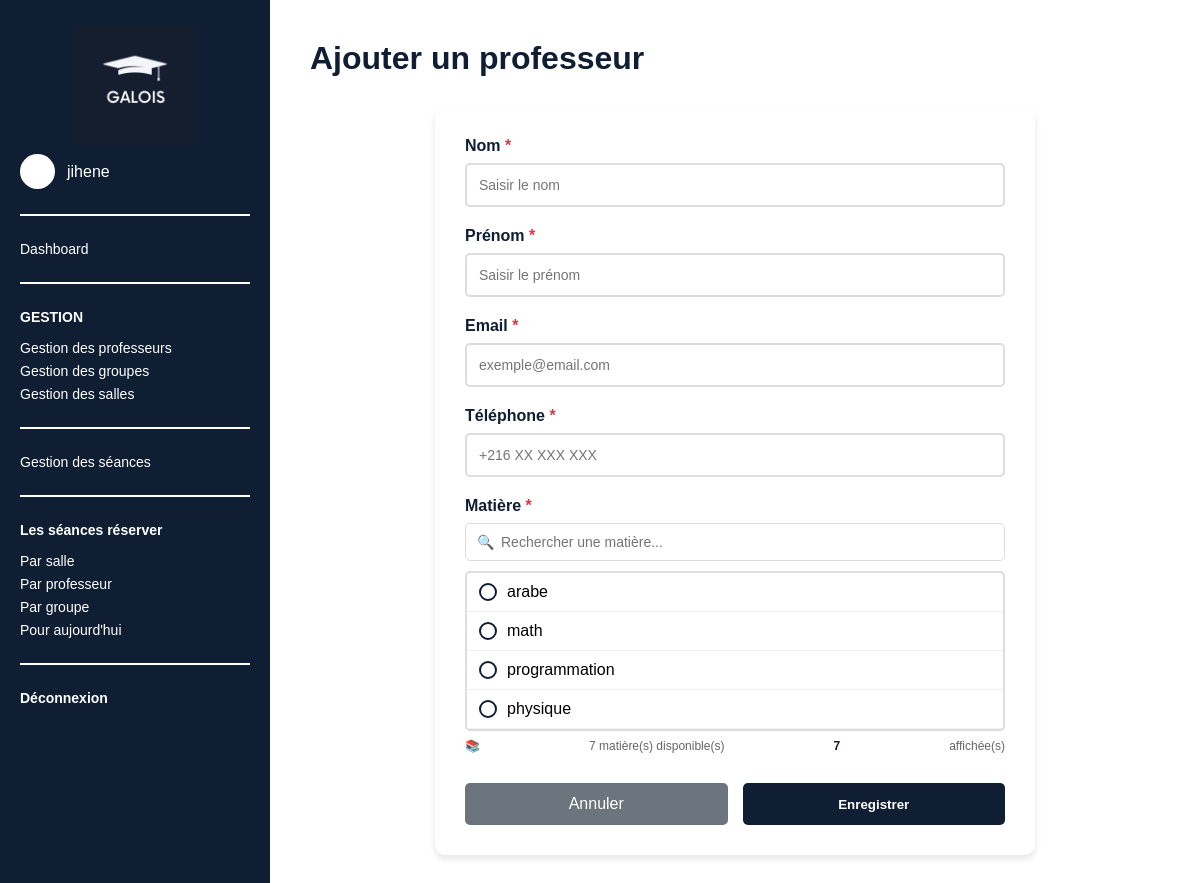
Page /professeurs/ajouter/ (signed in) on the committed database.
### emploi_du_temps/models.py (models this page shows, shortened)
class Matiere(models.Model):
    nom = models.CharField(max_length=100, unique=True)

### emploi_du_temps/views.py (the view)
# urls.py: path('professeurs/ajouter/', views.ajouter_professeur, name='ajouter_professeur'),
@login_required
def ajouter_professeur(request):
    if request.method == 'POST':
        form = ProfesseurForm(request.POST)
        if form.is_valid():
            form.save()
            messages.success(request, '✓ Professeur ajouté avec succès!')
            return redirect('professeurs')
        else:
            for field, errors in form.errors.items():
                for error in errors:
                    messages.error(request, f'❌ {field}: {error}')
    else:
        form = ProfesseurForm()
    return render(request, 'gestion-professeurs-form.html', {
        'form': form,
        'titre': 'Ajouter',
        'matieres': Matiere.objects.all()
    })

### emploi_du_temps/forms.py (shortened to what this page needs)
class ProfesseurForm(forms.ModelForm):
    class Meta:
        model = Professeur
        fields = ['nom', 'prenom', 'email', 'telephone']
        widgets = {
            'nom': forms.TextInput(attrs={'class': 'form-control'}),
            'prenom': forms.TextInput(attrs={'class': 'form-control'}),
            'email': forms.EmailInput(attrs={'class': 'form-control'}),
            'telephone': forms.TextInput(attrs={'class': 'form-control'}),
        }
    matiere = forms.ModelChoiceField(
        queryset=Matiere.objects.all(),
        required=True,
        label="Matière",
        widget=forms.Select(attrs={'class': 'form-control'}),
        empty_label="Choisir une matière"
    )
    def __init__(self, *args, **kwargs):
        super().__init__(*args, **kwargs)
        if self.instance and self.instance.pk and hasattr(self.instance, 'matiere'):
            self.fields['matiere'].initial = self.instance.matiere

### emploi_du_temps/templates/gestion-professeurs-form.html (shortened to what this page needs)
<!DOCTYPE html>
<html lang="fr">
<head>
    {% load static %}
</head>
<body>
    <div class="container">
        <aside class="sidebar">
            <div class="logo-box">
                <img src="{% static 'images/logo.png' %}" alt="Logo" class="logo-sidebar">
            </div>
            <div class="admin-line">
                <div class="small-avatar"></div>
                <span>{{ request.user.username }}</span>
            </div>
            <hr>
            <a href="{% url 'dashboard' %}">Dashboard</a>
            <hr>
            <p class="menu-title">GESTION</p>
            <a href="{% url 'professeurs' %}">Gestion des professeurs</a>
            <a href="{% url 'groupes' %}">Gestion des groupes</a>
            <a href="{% url 'salles' %}">Gestion des salles</a>
            <hr>
            <a href="{% url 'seances' %}">Gestion des séances</a>
            <hr>
            <p class="menu-title">Les séances réserver</p>
            <a href="{% url 'emploi_salle' %}">Par salle</a>
            <a href="{% url 'emploi_professeur' %}">Par professeur</a>
            <a href="{% url 'emploi_groupe' %}">Par groupe</a>
            <a href="{% url 'emploi_today' %}">Pour aujourd'hui</a>
            <hr>
            <a href="{% url 'logout' %}" class="logout">Déconnexion</a>
        </aside>
        <main class="content">
            <h1>{{ titre }} un professeur</h1>
            <div class="form-container">
                <form method="post" id="professeurForm">
                    <div class="form-group">
                        <label>Nom <span class="required">*</span></label>
                        <input type="text" name="nom" id="id_nom" value="{{ form.nom.value|default:'' }}" placeholder="Saisir le nom">
                    </div>
                    <div class="form-group">
                        <label>Prénom <span class="required">*</span></label>
                        <input type="text" name="prenom" id="id_prenom" value="{{ form.prenom.value|default:'' }}" placeholder="Saisir le prénom">
                    </div>
                    <div class="form-group">
                        <label>Email <span class="required">*</span></label>
                        <input type="email" name="email" id="id_email" value="{{ form.email.value|default:'' }}" placeholder="exemple@email.com">
                    </div>
                    <div class="form-group">
                        <label>Téléphone <span class="required">*</span></label>
                        <input type="text" name="telephone" id="id_telephone" value="{{ form.telephone.value|default:'' }}" placeholder="+216 XX XXX XXX">
                    </div>
                    <div class="form-group">
                        <label>Matière <span class="required">*</span></label>
                        <div class="matiere-search">
                            <input type="text" id="searchMatiere" placeholder="Rechercher une matière..." autocomplete="off">
                        </div>
                        <div class="matiere-list" id="matiereList">
                            {% for matiere in matieres %}
                                <div class="matiere-option" data-id="{{ matiere.id }}" data-name="{{ matiere.nom|lower }}">
                                    <span class="radio-custom"></span>
                                    <span class="matiere-name">{{ matiere.nom }}</span>
                                </div>
                            {% endfor %}
                        </div>
                        <div class="info-matieres">
                            <span>{{ matieres|length }} matière(s) disponible(s)</span>
                            <span class="info-count" id="visibleCount">{{ matieres|length }}</span>
                            <span>affichée(s)</span>
                        </div>
                    </div>
                    <div class="form-actions">
                        <a href="{% url 'professeurs' %}" class="btn-cancel">Annuler</a>
                        <button type="submit" class="btn-submit" id="submitBtn">Enregistrer</button>
                    </div>
                </form>
            </div>
        </main>
    </div>
</body>
</html>

### emploi_du_temps/templates/gestion-professeurs-form.html (style rules this page uses)
* { margin: 0; padding: 0; box-sizing: border-box; font-family: Arial, sans-serif; }
body { background: #f5f6fa; overflow: hidden; }
.container { display: flex; height: 100vh; overflow: hidden; }
.sidebar { width: 270px; background-color: #0f1e33; color: white; padding: 25px 20px; position: fixed; height: 100vh; overflow-y: auto; }
.logo-box { text-align: center; margin-bottom: 5px; }
.logo-sidebar { width: 120px; }
.admin-line { display: flex; align-items: center; gap: 12px; margin-bottom: 20px; }
.small-avatar { width: 35px; height: 35px; background-color: white; border-radius: 50%; }
.sidebar hr { border: 1px solid white; margin: 25px 0; }
.menu-title { font-weight: bold; margin-bottom: 15px; font-size: 14px; }
.sidebar a { display: block; color: white; text-decoration: none; margin: 7px 0; font-size: 14px; }
.logout { font-weight: bold; }
.content { flex: 1; margin-left: 270px; padding: 40px; background: white; overflow-y: auto; height: 100vh; }
h1 { margin-bottom: 30px; color: #0f1e33; }
.form-container { max-width: 600px; margin: 0 auto; background: white; padding: 30px; border-radius: 10px; box-shadow: 0 4px 6px rgba(0,0,0,0.1); }
.form-group { margin-bottom: 20px; }
.form-group label { display: block; margin-bottom: 8px; font-weight: bold; color: #0f1e33; }
.form-group label .required { color: #dc3545; }
.form-group input { width: 100%; padding: 12px; border: 2px solid #ddd; border-radius: 5px; font-size: 14px; background-color: #fff; transition: all 0.3s ease; }
.matiere-search { margin-bottom: 10px; position: relative; }
.matiere-search input { width: 100%; padding: 10px 12px; border: 1px solid #ddd; border-radius: 5px; font-size: 14px; padding-left: 35px; }
.matiere-search::before { content: "🔍"; position: absolute; left: 12px; top: 50%; transform: translateY(-50%); font-size: 14px; color: #999; pointer-events: none; }
.matiere-list { border: 2px solid #ddd; border-radius: 5px; overflow-y: auto; max-height: 160px; }
.matiere-option { padding: 10px 12px; cursor: pointer; border-bottom: 1px solid #f0f0f0; transition: all 0.2s; display: flex; align-items: center; gap: 10px; }
.radio-custom { width: 18px; height: 18px; border: 2px solid #0f1e33; border-radius: 50%; display: inline-block; position: relative; }
.matiere-name { flex: 1; }
.form-actions { display: flex; gap: 15px; margin-top: 30px; }
.btn-submit { background: #0f1e33; color: white; padding: 12px 24px; border: none; border-radius: 5px; cursor: pointer; font-weight: bold; flex: 1; transition: opacity 0.3s; }
.btn-cancel { background: #6c757d; color: white; padding: 12px 24px; border-radius: 5px; text-decoration: none; text-align: center; flex: 1; transition: opacity 0.3s; }
.info-matieres { margin-top: 8px; font-size: 12px; color: #666; display: flex; align-items: center; gap: 5px; justify-content: space-between; }
.info-matieres::before { content: "📚"; font-size: 12px; }
.info-count { color: #0f1e33; font-weight: bold; }

### rows in the picture
Matiere: nom "arabe"
Matiere: nom "math"
Matiere: nom "programmation"
Matiere: nom "physique"

### other values in the picture
{{ request.user.username }} "jihene"
{{ titre }} "Ajouter"
{{ matieres|length }} "7"
